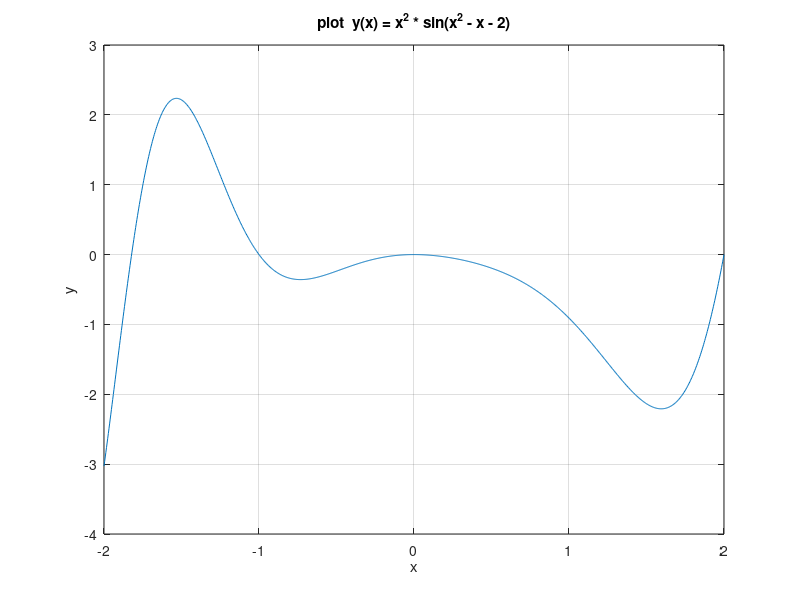
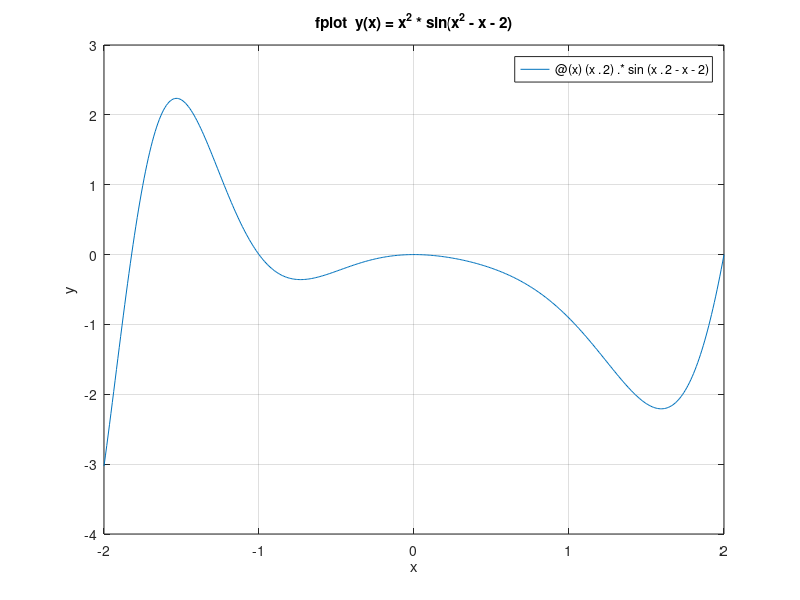

The MATLAB script that drew these images, in order: (Note: this script raises an error after producing the figures.)
%% (1)
y = @(x) (x.^2) .* sin(x.^2 - x - 2);

x = linspace(-2, 2, 1000);
y_values = y(x);

figure;
plot(x, y_values);
title('plot  y(x) = x^2 * sin(x^2 - x - 2)');
xlabel('x');
ylabel('y');
grid on;

figure;
fplot(y, [-2, 2]);
title('fplot  y(x) = x^2 * sin(x^2 - x - 2)');
xlabel('x');
ylabel('y');
grid on;

%% (2)
f = @(x, y) (x.^2)/4 + (y.^2)/16 - 1;

figure;
fimplicit(f, [-5 5 -5 5]);
title('plot  x^2/4 + y^2/16 = 1');
xlabel('x');
ylabel('y');
grid on;

figure;
fimplicit(@(x,y) f(x,y), [-5 5 -5 5]);
title('fplot  x^2/4 + y^2/16 = 1');
xlabel('x');
ylabel('y');
grid on;

%% (3)
f = @(x, y) (x.^2 - 2*x) .* exp(-(x.^2 + y.^2 + x.*y));

x = linspace(-3, 3, 100);
y = linspace(-2, 2, 100);
[X, Y] = meshgrid(x, y);
Z = f(X, Y);

% 绘制网格图
figure;
mesh(X, Y, Z);
title('网格图  z = (x^2-2*x)*exp(-x^2-y^2-xy)');
xlabel('x');
ylabel('y');
zlabel('z');
grid on;

% 绘制二维等高线图
figure;
contour(X, Y, Z);
title('二维等高线图  z = (x^2-2*x)*exp(-x^2-y^2-xy)');
xlabel('x');
ylabel('y');
colorbar;

% 绘制三维等高线图
figure;
contour3(X, Y, Z, 50);
title('三维等高线图  z = (x^2-2*x)*exp(-x^2-y^2-xy)');
xlabel('x');
ylabel('y');
zlabel('z');
colorbar;

%% (4)
x = linspace(0, 2*pi, 100);

y1 = cos(x);
y2 = sin(x - pi/2);
y3 = x.^2 .* cos(x - pi);
y4 = exp(sin(x));

figure;

subplot(2,2,1);
plot(x, y1);
title('y1 = cos(x)');

subplot(2,2,2);
plot(x, y2);
title('y2 = sin(x-pi/2)');

subplot(2,2,3);
plot(x, y3);
title('y3 = x^2*cos(x-pi)');

subplot(2,2,4);
plot(x, y4);
title('y4 = e^sin(x)');